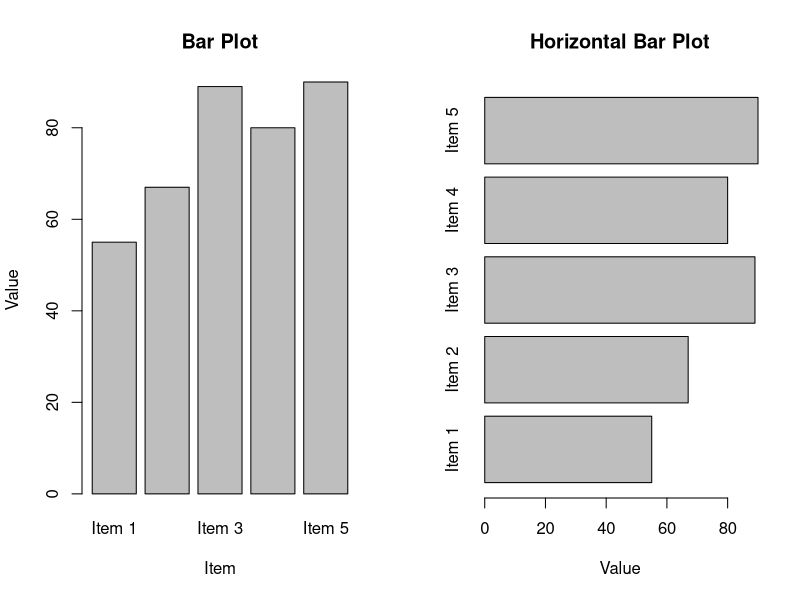

Recreate this plot in R.
# Experiment 14: Vertical and Horizontal Bar Plots
a <- c(55, 67, 89, 80, 90)

par(mfrow = c(1, 2))
barplot(a, main = "Bar Plot", xlab = "Item", ylab = "Value",
        names.arg = paste0("Item ", seq_along(a)))
barplot(a, horiz = TRUE, main = "Horizontal Bar Plot",
        xlab = "Value", names.arg = paste0("Item ", seq_along(a)))
par(mfrow = c(1, 1))
